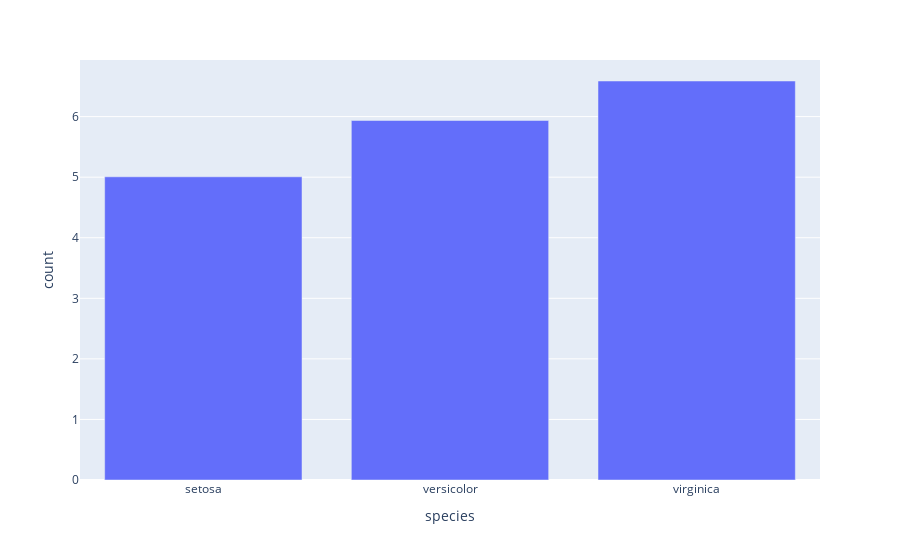

The code cell stored with this chart in its notebook:
### Code cell
px.bar(df_bar,x='species',y='count')

### Figure 1 — Plotly figure (JSON) as saved in the notebook; plotly's stock layout.template omitted (floating-point values rounded to 4 significant figures)
{"data": [{"alignmentgroup": "True", "hovertemplate": "species=%{x}<br>count=%{y}<extra></extra>", "legendgroup": "", "marker": {"color": "#636efa", "pattern": {"shape": ""}}, "name": "", "offsetgroup": "", "orientation": "v", "showlegend": false, "textposition": "auto", "type": "bar", "x": ["setosa", "versicolor", "virginica"], "xaxis": "x", "y": [5.006, 5.936, 6.588], "yaxis": "y"}], "layout": {"barmode": "relative", "legend": {"tracegroupgap": 0}, "margin": {"t": 60}, "xaxis": {"anchor": "y", "domain": [0, 1], "title": {"text": "species"}}, "yaxis": {"anchor": "x", "domain": [0, 1], "title": {"text": "count"}}}}
